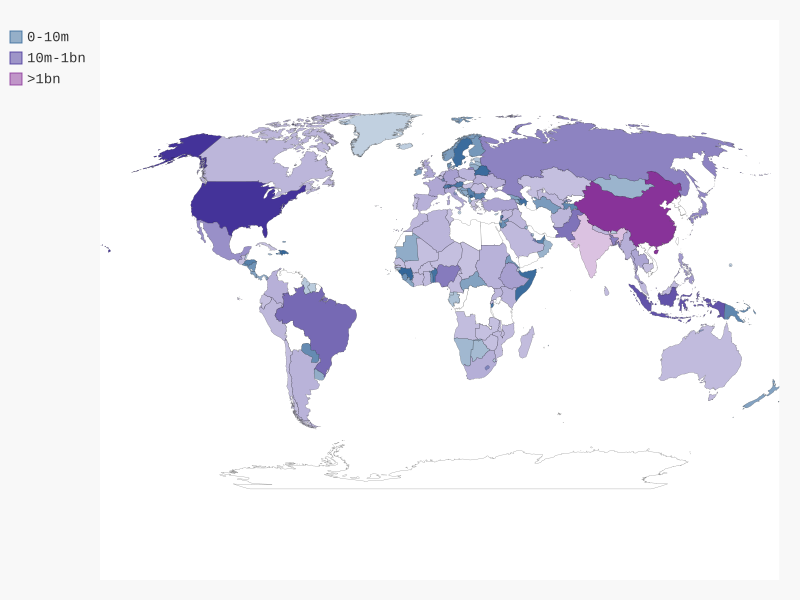

Reproduce this figure in Python.
"""
@author: MrYang 
@contact: Shaw_Yang@163.com
@site: www.example.com
@file: world_population.py
@time: 18/12/2017 10:10 PM
"""
import json
from country_codes import get_country_code

from pygal.style import RotateStyle as RS, LightColorizedStyle as LCS

from pygal_maps_world.maps import World


# 将数据加载到一个列表中
filename = 'population_data.json'

with open(filename) as f:
    pop_data = json.load(f)

# 创建一个包含人口数量的字典
cc_populations = {}

# 打印每个国家2010年的人口数量
for pop_dict in pop_data:
    if pop_dict['Year'] == '2010':
        country_name = pop_dict['Country Name']
        population = int(float(pop_dict['Value']))
        code = get_country_code(country_name)
        if code:
            cc_populations[code] = population

# 根据人口数量将所有的国家分成三组
cc_pops_1, cc_pops_2, cc_pops_3 = {}, {}, {}
for cc, pop in cc_populations.items():
    if pop < 10000000:
        cc_pops_1[cc] = pop
    elif pop < 1000000000:
        cc_pops_2[cc] = pop
    else:
        cc_pops_3[cc] = pop

# 看看每组分别包含多少个国家
print(len(cc_pops_1), len(cc_pops_2), len(cc_pops_3))

wm_style = RS('#336699', base_style=LCS)
wm = World(style=wm_style)

wm._title = 'World Population in 2010, by Country'
wm.add('0-10m', cc_pops_1)
wm.add('10m-1bn', cc_pops_2)
wm.add('>1bn', cc_pops_3)

wm.render_to_file('world_population.svg')
